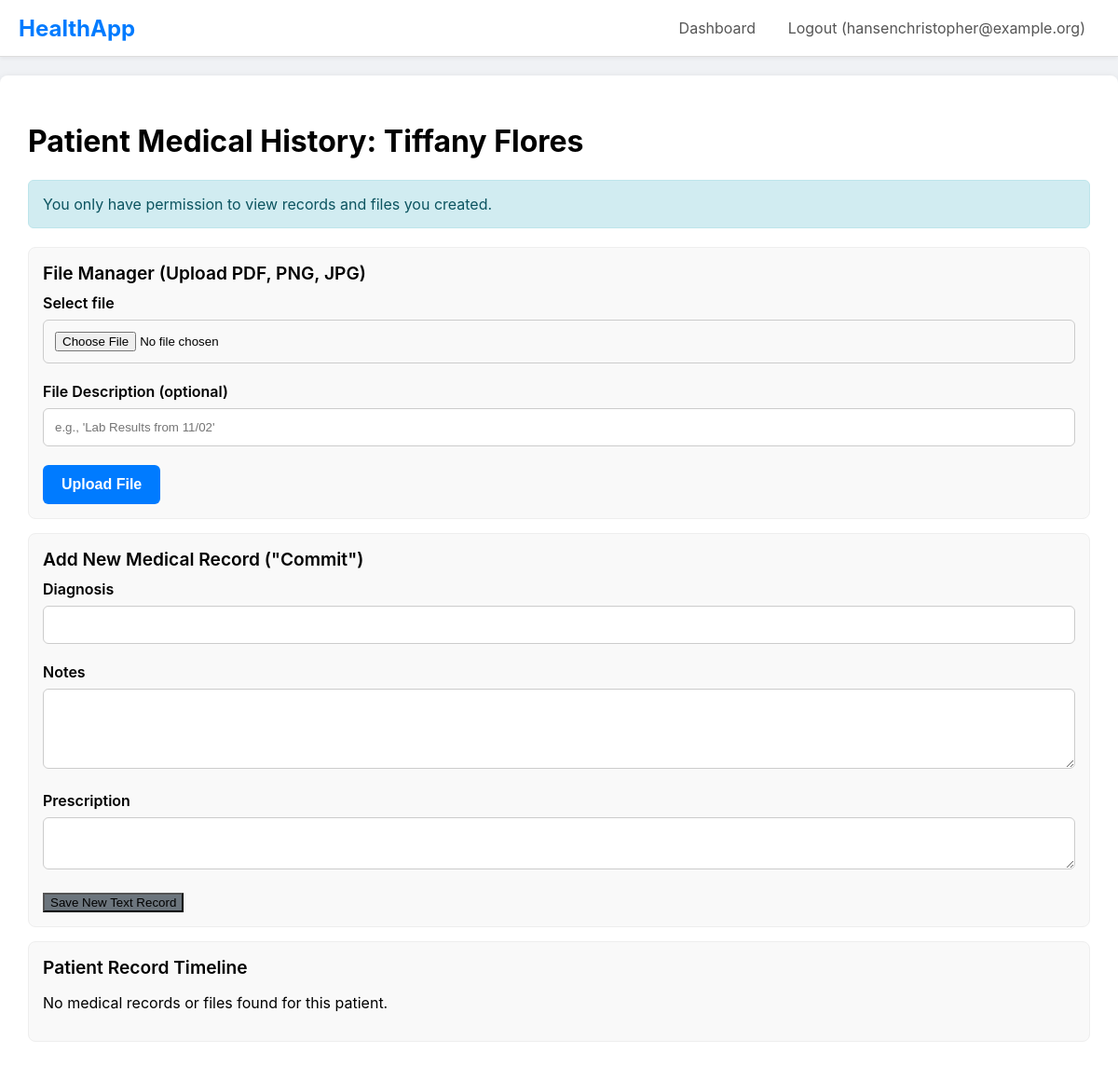
The page /update_record/10 (signed in) on the database its author committed.
### main.py (models this page shows)
class User(db.Model, UserMixin):
    id = db.Column(db.Integer, primary_key=True)
    email = db.Column(db.String(120), unique=True, nullable=False)
    password_hash = db.Column(db.String(60), nullable=False)
    role = db.Column(db.String(20), nullable=False)
    patient_profile = db.relationship('PatientProfile', backref='user', uselist=False, cascade="all, delete-orphan")
    doctor_profile = db.relationship('DoctorProfile', backref='user', uselist=False, cascade="all, delete-orphan")
    insurance_profile = db.relationship('InsuranceProfile', backref='user', uselist=False, cascade="all, delete-orphan")

class PatientProfile(db.Model):
    id = db.Column(db.Integer, primary_key=True)
    full_name = db.Column(db.String(100), nullable=False, default='Unnamed')
    phone = db.Column(db.String(20))
    address = db.Column(db.String(200))
    pincode = db.Column(db.String(10))
    latitude = db.Column(db.Float)
    longitude = db.Column(db.Float)
    insurance_policy_id = db.Column(db.String(100), nullable=True)
    insurance_company_id = db.Column(db.Integer, db.ForeignKey('insurance_profile.id'), nullable=True)
    user_id = db.Column(db.Integer, db.ForeignKey('user.id'), nullable=False, unique=True)
    records = db.relationship('MedicalRecord', backref='patient', lazy='dynamic', foreign_keys='MedicalRecord.patient_id')
    appointments = db.relationship('Appointment', backref='patient', lazy='dynamic', foreign_keys='Appointment.patient_id')
    reviews = db.relationship('DoctorReview', backref='patient', lazy='dynamic', foreign_keys='DoctorReview.patient_id')
    files = db.relationship('MedicalFile', backref='patient', lazy='dynamic', foreign_keys='MedicalFile.patient_id')
    permitted_doctors = db.relationship('DoctorProfile', secondary=patient_doctor_permissions,
        back_populates='permitted_patients')
    insurance_company = db.relationship('InsuranceProfile', foreign_keys=[insurance_company_id])

### main.py (the view, shortened to what this page needs)
@app.route("/update_record/<int:patient_id>", methods=['GET', 'POST'])
@login_required
@role_required('doctor')
def update_record(patient_id):
    patient = db.session.get(PatientProfile, patient_id)
    if not patient:
        flash('Patient not found.', 'danger')
        return redirect(url_for('doctor_dashboard'))
    has_permission = patient in g.profile.permitted_patients
    timeline_items = []
    if has_permission:
        records = patient.records.all()
        files = patient.files.all()
        timeline_items = sorted(records + files, key=lambda x: x.created_at, reverse=True)
    else:
        records = patient.records.filter_by(doctor_id=g.profile.id).all()
        files = patient.files.filter_by(doctor_id=g.profile.id).all()
        timeline_items = sorted(records + files, key=lambda x: x.created_at, reverse=True)
    return render_template('update_record.html', patient=patient, timeline_items=timeline_items, has_permission=has_permission)

### main.py (called while the page is built)
@login_manager.user_loader
def load_user(user_id):
    return db.session.get(User, int(user_id))

def role_required(role_name):
    def decorator(f):
        @wraps(f)
        def decorated_function(*args, **kwargs):
            if not current_user.is_authenticated or current_user.role != role_name:
                abort(403)
            if current_user.role == 'patient':
                g.profile = current_user.patient_profile
            elif current_user.role == 'doctor':
                g.profile = current_user.doctor_profile
            elif current_user.role == 'insurance':
                g.profile = current_user.insurance_profile
            return f(*args, **kwargs)
        return decorated_function
    return decorator

### templates/update_record.html
{% extends 'layout.html' %}
{% block content %}
    <h1>Patient Medical History: {{ patient.full_name }}</h1>
    {% if has_permission %}
        <div class="alert alert-success">You have full permission to view this patient's entire history.</div>
    {% else %}
        <div class="alert alert-info">You only have permission to view records and files you created.</div>
    {% endif %}
    <div class="card">
        <div class="card-header">File Manager (Upload PDF, PNG, JPG)</div>
        <form action="{{ url_for('upload_file', patient_id=patient.id) }}" method="POST" enctype="multipart/form-data">
            <div class="form-group">
                <label for="file">Select file</label>
                <input type="file" id="file" name="file" required>
            </div>
            <div class="form-group">
                <label for="description">File Description (optional)</label>
                <input type="text" id="description" name="description" placeholder="e.g., 'Lab Results from 11/02'">
            </div>
            <button type="submit" class="btn">Upload File</button>
        </form>
    </div>
    <div class="card">
        <div class="card-header">Add New Medical Record ("Commit")</div>
        <form method="POST">
            <div class="form-group">
                <label for="diagnosis">Diagnosis</label>
                <input type="text" id="diagnosis" name="diagnosis" required>
            </div>
            <div class="form-group">
                <label for="notes">Notes</label>
                <textarea id="notes" name="notes" rows="4"></textarea>
            </div>
            <div class="form-group">
                <label for="prescription">Prescription</label>
                <textarea id="prescription" name="prescription" rows="2"></textarea>
            </div>
            <button type="submit" class="btn-secondary">Save New Text Record</button>
        </form>
    </div>
    <div class="card">
        <div class="card-header">Patient Record Timeline</div>
        <ul class="timeline">
            {% for item in timeline_items %}
                {% if item.__tablename__ == 'medical_record' %}
                <li class="timeline-item">
                    <div class="date">{{ item.created_at.strftime('%Y-%m-%d %I:%M %p') }}</div>
                    <h4>Visit with {{ item.doctor.full_name }}
                        {% if item.doctor_id == g.profile.id %}(You){% endif %}
                    </h4>
                    <p><b>Diagnosis:</b> {{ item.diagnosis }}</p>
                    <p><b>Notes:</b> {{ item.notes }}</p>
                    <p><b>Prescription:</b> {{ item.prescription }}</p>
                </li>
                {% elif item.__tablename__ == 'medical_file' %}
                <li class="timeline-item" style="background-color: #fdfdf0;">
                    <div class="date">{{ item.created_at.strftime('%Y-%m-%d %I:%M %p') }}</div>
                    <h4>File Uploaded by {{ item.doctor.full_name }}
                        {% if item.doctor_id == g.profile.id %}(You){% endif %}
                    </h4>
                    <p><b>File:</b> <a href="{{ url_for('get_file', filename=item.filename) }}" target="_blank">{{ item.original_filename }}</a></p>
                    <p><b>Description:</b> {{ item.description }}</p>
                </li>
                {% endif %}
            {% else %}
                <li>No medical records or files found for this patient.</li>
            {% endfor %}
        </ul>
    </div>
{% endblock %}

### templates/layout.html (shortened to what this page needs)
<!DOCTYPE html>
<html lang="en">
<head>
</head>
<body>
    <nav>
        <div class="logo"><a href="{{ url_for('home') }}" style="text-decoration: none; color: #007bff;">HealthApp</a></div>
        <div class="nav-links">
            {% if current_user.is_authenticated %}
                <a href="{{ url_for('dashboard') }}">Dashboard</a>
                <a href="{{ url_for('logout') }}">Logout ({{ current_user.email }})</a>
            {% else %}
                <a href="{{ url_for('login') }}">Login</a>
                <a href="{{ url_for('register') }}">Register</a>
            {% endif %}
        </div>
    </nav>
    <div class="container">
        {% block content %}{% endblock %}
    </div>
</body>
</html>

### templates/layout.html (style rules this page uses)
body { font-family: -apple-system, BlinkMacSystemFont, "Segoe UI", Roboto, Helvetica, Arial, sans-serif; margin: 0; background-color: #f0f2f5; }
nav { background-color: #ffffff; padding: 0 20px; border-bottom: 1px solid #ddd; display: flex; justify-content: space-between; align-items: center; box-shadow: 0 2px 4px rgba(0,0,0,0.05); }
nav .logo { font-size: 1.5rem; font-weight: bold; color: #007bff; }
nav .nav-links a { color: #555; text-decoration: none; padding: 20px 15px; display: inline-block; }
.container { max-width: 1200px; margin: 20px auto; background-color: #ffffff; padding: 30px; border-radius: 8px; box-shadow: 0 2px 8px rgba(0,0,0,0.1); }
.form-group { margin-bottom: 20px; }
.form-group label { display: block; margin-bottom: 8px; font-weight: 600; }
.form-group input, .form-group select, .form-group textarea { width: 100%; padding: 12px; border: 1px solid #ccc; border-radius: 6px; box-sizing: border-box; }
.btn { background-color: #007bff; color: white; padding: 12px 20px; border: none; border-radius: 6px; cursor: pointer; font-size: 1rem; font-weight: 600; }
.btn-secondary { background-color: #6c757d; }
.alert { padding: 15px; margin-bottom: 20px; border-radius: 6px; border: 1px solid transparent; }
.alert-info { background-color: #d1ecf1; border-color: #bee5eb; color: #0c5460; }
.timeline { list-style: none; padding: 0; }
.card { background: #f9f9f9; border: 1px solid #eee; border-radius: 8px; padding: 15px; margin-bottom: 15px; }
.card-header { font-size: 1.2rem; font-weight: 600; margin-bottom: 10px; }

### rows shown on the page
User: email "hansenchristopher@example.org"
PatientProfile: full_name "Tiffany Flores"
